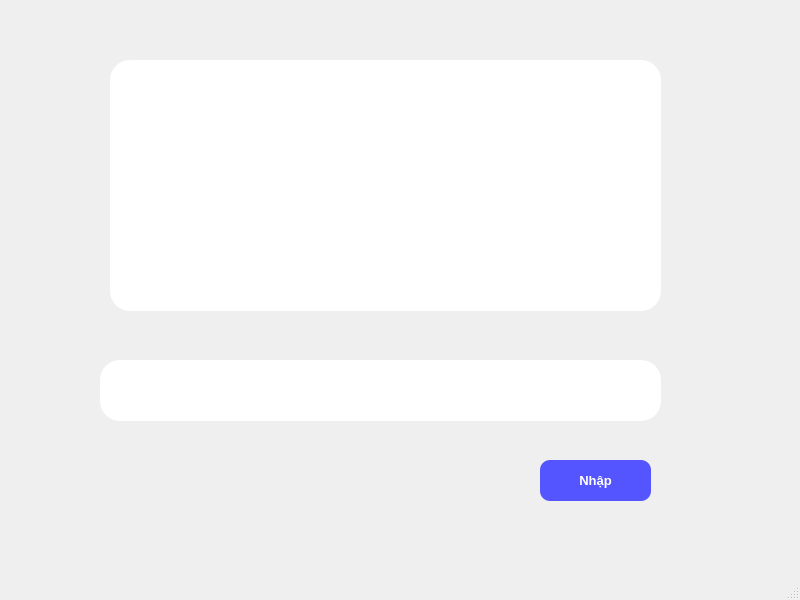
<?xml version="1.0" encoding="UTF-8"?>
<ui version="4.0">
 <class>MainWindow</class>
 <widget class="QMainWindow" name="MainWindow">
  <property name="geometry">
   <rect>
    <x>0</x>
    <y>0</y>
    <width>800</width>
    <height>600</height>
   </rect>
  </property>
  <property name="windowTitle">
   <string>MainWindow</string>
  </property>
  <widget class="QWidget" name="centralwidget">
   <widget class="QWidget" name="widget" native="true">
    <property name="geometry">
     <rect>
      <x>0</x>
      <y>0</y>
      <width>801</width>
      <height>601</height>
     </rect>
    </property>
    <widget class="QTextEdit" name="textEdit">
     <property name="geometry">
      <rect>
       <x>110</x>
       <y>60</y>
       <width>551</width>
       <height>251</height>
      </rect>
     </property>
     <property name="styleSheet">
      <string notr="true">background-color: rgb(255, 255, 255);
border-radius : 20px;</string>
     </property>
    </widget>
    <widget class="QPushButton" name="pushButton">
     <property name="geometry">
      <rect>
       <x>540</x>
       <y>460</y>
       <width>111</width>
       <height>41</height>
      </rect>
     </property>
     <property name="font">
      <font>
       <pointsize>10</pointsize>
       <weight>75</weight>
       <bold>true</bold>
      </font>
     </property>
     <property name="cursor">
      <cursorShape>PointingHandCursor</cursorShape>
     </property>
     <property name="styleSheet">
      <string notr="true">background-color: rgb(85, 85, 255);
color: white;
border-radius: 10px;</string>
     </property>
     <property name="text">
      <string>Nhập</string>
     </property>
    </widget>
    <widget class="QLineEdit" name="lineEdit">
     <property name="geometry">
      <rect>
       <x>100</x>
       <y>360</y>
       <width>561</width>
       <height>61</height>
      </rect>
     </property>
     <property name="styleSheet">
      <string notr="true">background-color: rgb(255, 255, 255);
border-radius : 20px;</string>
     </property>
    </widget>
   </widget>
  </widget>
  <widget class="QStatusBar" name="statusbar"/>
 </widget>
 <resources/>
 <connections/>
</ui>
